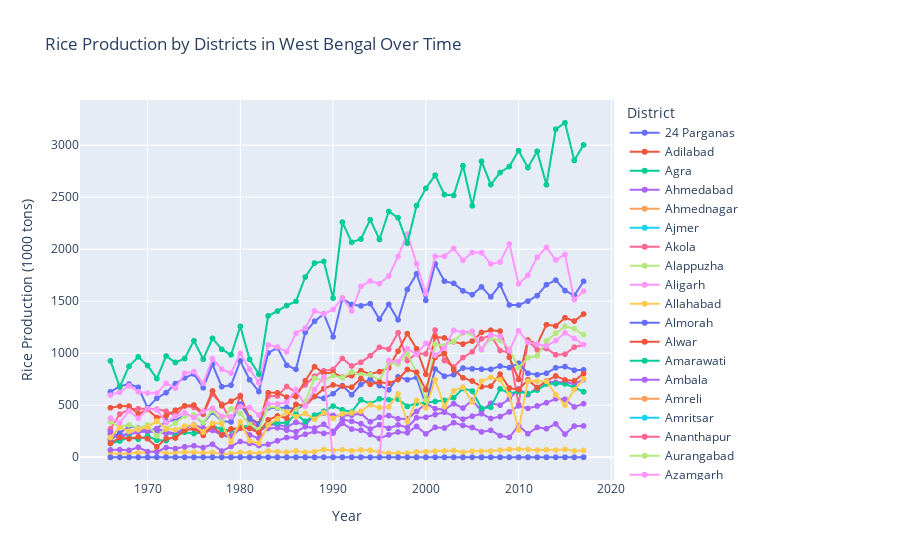

Write notebook code for a chart like this one.
### Code cell
import plotly.express as px

# Filter for West Bengal data
west_bengal_data = df[df['State Name'] == 'West Bengal']

# Group by District Name and Year for Rice production
rice_production_wb = west_bengal_data.groupby(['Dist Name', 'Year'])['RICE PRODUCTION (1000 tons)'].sum().reset_index()

# Plotting the line graph using Plotly Express
fig = px.line(rice_production_wb, 
              x='Year', 
              y='RICE PRODUCTION (1000 tons)', 
              color='Dist Name', 
              title='Rice Production by Districts in West Bengal Over Time',
              labels={'RICE PRODUCTION (1000 tons)': 'Rice Production (1000 tons)', 'Year': 'Year', 'Dist Name': 'District'},
              markers=True)

# Show the plot
fig.show()
